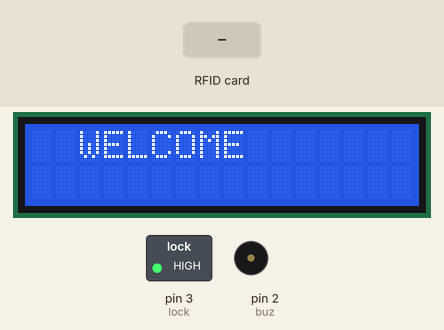
Bench run of a sketch on a simulated Arduino Uno, built with avr-gcc and run on an emulated ATmega328P. On the bench: 16×2 character LCD, switched loads named in the sketch (green lamp = pin HIGH), buzzer (waves = sounding, pin HIGH). The inputs (shaded band) are chosen by the test bench. What the sketch prints to the serial monitor is not drawn.

Above: at 0.6 s.
At 2.7 s:
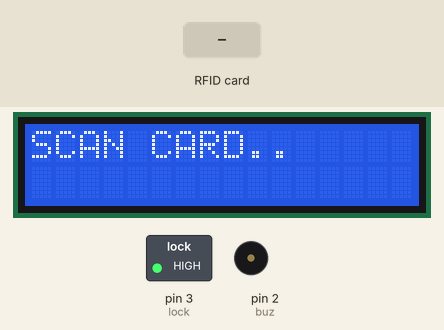
2.8 s: RFID card 5E 7A 19 C4 held to the reader
At 5.0 s:
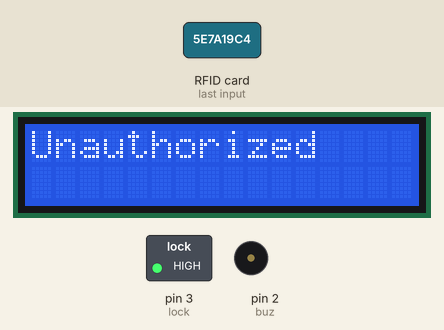
5.3 s: RFID card 89 7D 15 53 held to the reader
At 7.0 s:
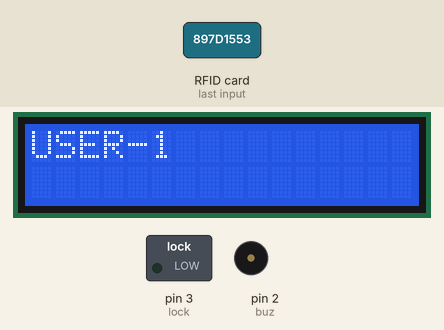
Timing chart, 0 to 17.4 s (numbered marks = the images above; inputs shaded):
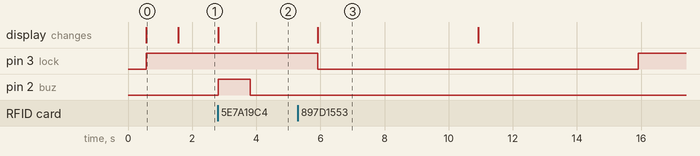

Measured:
- after the input at 2.8 s, pin 2 (buz): LOW → HIGH at once, → LOW 1.0 s later; the display: changes at once (image 2)
- after the input at 5.3 s, pin 3 (lock): HIGH → LOW after 0.62 s, → HIGH 10.0 s later; the display: changes after 0.62 s (image 3)
- what the display in image 0 shows lasts 1.0 s, from 0.6 s to 1.6 s

The sketch:

sketch_mar24a.ino
```cpp
 #include <SoftwareSerial.h>
#include <PN532_SWHSU.h>
#include <PN532.h>
SoftwareSerial SWSerial( 6, 7 ); // RX, TX
PN532_SWHSU pn532swhsu( SWSerial );
PN532 nfc( pn532swhsu );
String tagId = "None", dispTag = "None";
byte nuidPICC[4];
#include <LiquidCrystal.h>
int buz =2;
int lock=3;
const int rs = 8, en = 9, d4 = 10, d5 = 11, d6 = 12, d7 = 13;
LiquidCrystal lcd(rs, en, d4, d5, d6, d7);
void setup(void) {

  Serial.begin(9600);
  Serial.println("welcome");
  delay(500);
  nfc.begin();


  uint32_t versiondata = nfc.getFirmwareVersion();
  if (! versiondata) {


  Serial.println("fail");
  delay(1000);

  }
 //Serial.print("Found chip PN5");

   lcd.begin(16,2);
  lcd.print("  WELCOME");
  pinMode(lock,OUTPUT);
  pinMode(buz,OUTPUT);
  digitalWrite(lock,1);

  // Got valid data, print it out!


  // Configure board to read RFID tags

  nfc.SAMConfig();
delay(1000);


}

void loop(void) {

  lcd.clear();
  lcd.print("SCAN CARD..");

  boolean success;

  uint8_t uid[] = { 0, 0, 0, 0, 0, 0, 0 };  // Buffer to store the returned UID

  uint8_t uidLength;                       // Length of the UID (4 or 7 bytes depending on ISO14443A card type)

success = nfc.readPassiveTargetID(PN532_MIFARE_ISO14443A, &uid[0], &uidLength);

  if (success) {


String content="";
    for (uint8_t i=0; i < uidLength; i++)

    {

      //Serial.print(" 0x");Serial.print(uid[i], HEX);
     content.concat(String(uid[i] < 0x10 ? " 0" : " "));
     content.concat(String(uid[i], HEX));
    }

    Serial.println(content.substring(1));

    if(String(content.substring(1))=="89 7d 15 53")
    {
      Serial.println("USER-1");
      lcd.clear();
      lcd.print("USER-1");
      digitalWrite(lock,0);
      delay(5000);
       digitalWrite(lock,1);


    }

    if(String(content.substring(1))=="89 7d 15 53")
    {
      Serial.println("USER-3");
      lcd.clear();
      lcd.print("USER-3");
      digitalWrite(lock,0);
      delay(5000);
       digitalWrite(lock,1);


    }


    else if(String(content.substring(1))=="2d 0e 1e 85")
    {
      Serial.println("USER-2");
       lcd.clear();
      lcd.print("USER-2");
            digitalWrite(lock,0);
      delay(5000);
       digitalWrite(lock,1);

    }
    else
    {
       lcd.clear();
      lcd.print("Unauthorized");
      Serial.println("UnAuthorized");
            digitalWrite(buz,1);
      delay(1000);
       digitalWrite(buz,0);
    }


    delay(2000);

  }
  delay(100);

  if(Serial.available())
  {
    int x=Serial.read();
    if(x=='1')
    {
        lcd.clear();
      lcd.print("ACCESS OK");
      digitalWrite(lock,0);
      delay(5000);
       digitalWrite(lock,1);
    }
    else if(x=='2')
    {
         lcd.clear();
      lcd.print("REJECTED");
      digitalWrite(buz,1);
      delay(1000);
       digitalWrite(buz,0);
    }
  }
}
```
